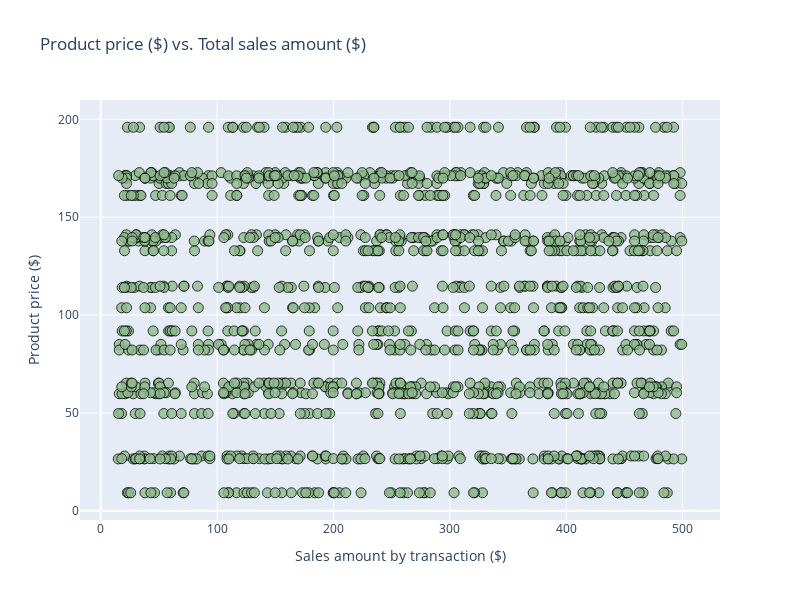

This figure's notebook cell:
### Markdown cell above
#### **Ejercicio 2**

Dues variables numèriques.

### Code cell
"""
Transacciones vs productos vendidos en cada transacción.
Tengo que unir las 3 tablas: transactions, trans_prod y products --> MERGE
"""

merged_data = dict_transactions['transactions'].merge(dict_transactions['trans_prod'], on="transaction_id", how="inner").merge(dict_transactions['products'], on="product_id", how="inner")

fig = go.Figure()

X= merged_data['amount']
Y= merged_data['price']

# Add the scatter trace
fig.add_trace(go.Scatter( 
    x= X,
    y= Y,
    mode='markers', 
    marker=dict(
        size=10, # Size
        color='darkseagreen', # Color
        opacity=0.8, # Point transparency 
        line=dict(width=1, color='black') # Properties of the edges
    ),
     text=[f"Total sale = $ {sale:.2f}, Product price = $ {price:.2f}" 
          for sale, price in zip(merged_data['amount'], merged_data['price'])]
))

fig.update_layout(
    title='Product price ($) vs. Total sales amount ($)', 
    xaxis_title='Sales amount by transaction ($)',
    yaxis_title='Product price ($)',
    width=800,
    height=600
)

fig.show()

### Figure 1 — Plotly figure (JSON) as saved in the notebook; plotly's stock layout.template omitted (floating-point values rounded to 4 significant figures; data arrays with more than 128 entries replaced by an {"elided": "..."} marker saying what was removed)
{"data": [{"marker": {"color": "darkseagreen", "line": {"color": "black", "width": 1}, "opacity": 0.8, "size": 10}, "mode": "markers", "text": {"elided": "1457 str values"}, "type": "scatter", "x": {"elided": "1457 float values"}, "y": {"elided": "1457 float values"}}], "layout": {"height": 600, "title": {"text": "Product price ($) vs. Total sales amount ($)"}, "width": 800, "xaxis": {"title": {"text": "Sales amount by transaction ($)"}}, "yaxis": {"title": {"text": "Product price ($)"}}}}
